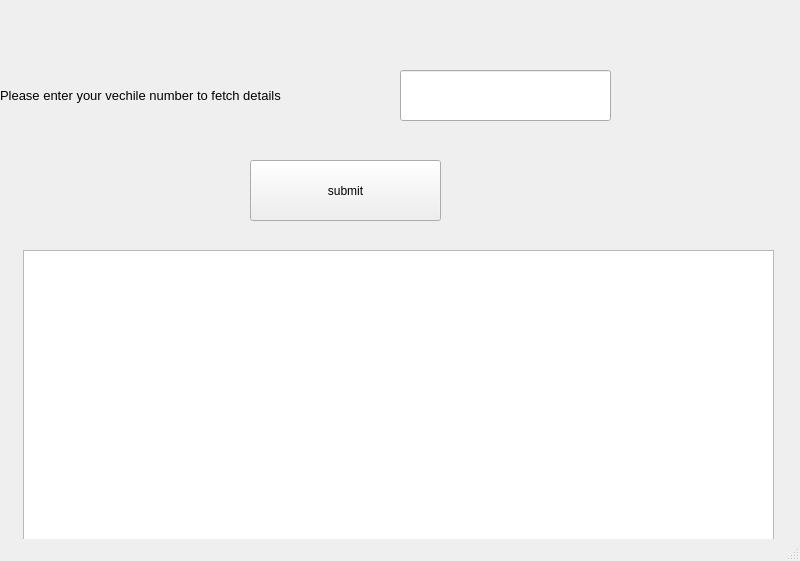
<?xml version="1.0" encoding="UTF-8"?>
<ui version="4.0">
 <class>MainWindow</class>
 <widget class="QMainWindow" name="MainWindow">
  <property name="geometry">
   <rect>
    <x>0</x>
    <y>0</y>
    <width>800</width>
    <height>561</height>
   </rect>
  </property>
  <property name="windowTitle">
   <string>MainWindow</string>
  </property>
  <widget class="QWidget" name="centralwidget">
   <widget class="QLabel" name="label">
    <property name="geometry">
     <rect>
      <x>0</x>
      <y>30</y>
      <width>391</width>
      <height>131</height>
     </rect>
    </property>
    <property name="text">
     <string>&lt;html&gt;&lt;head/&gt;&lt;body&gt;&lt;p&gt;&lt;span style=&quot; font-size:10pt;&quot;&gt;Please enter your vechile number to fetch details&lt;/span&gt;&lt;/p&gt;&lt;/body&gt;&lt;/html&gt;</string>
    </property>
   </widget>
   <widget class="QLineEdit" name="lineEdit">
    <property name="geometry">
     <rect>
      <x>400</x>
      <y>70</y>
      <width>211</width>
      <height>51</height>
     </rect>
    </property>
   </widget>
   <widget class="QPushButton" name="pushButton">
    <property name="geometry">
     <rect>
      <x>250</x>
      <y>160</y>
      <width>191</width>
      <height>61</height>
     </rect>
    </property>
    <property name="text">
     <string>submit</string>
    </property>
   </widget>
   <widget class="QTextEdit" name="textEdit">
    <property name="geometry">
     <rect>
      <x>23</x>
      <y>250</y>
      <width>751</width>
      <height>291</height>
     </rect>
    </property>
   </widget>
  </widget>
  <widget class="QStatusBar" name="statusbar"/>
 </widget>
 <resources/>
 <connections/>
</ui>
